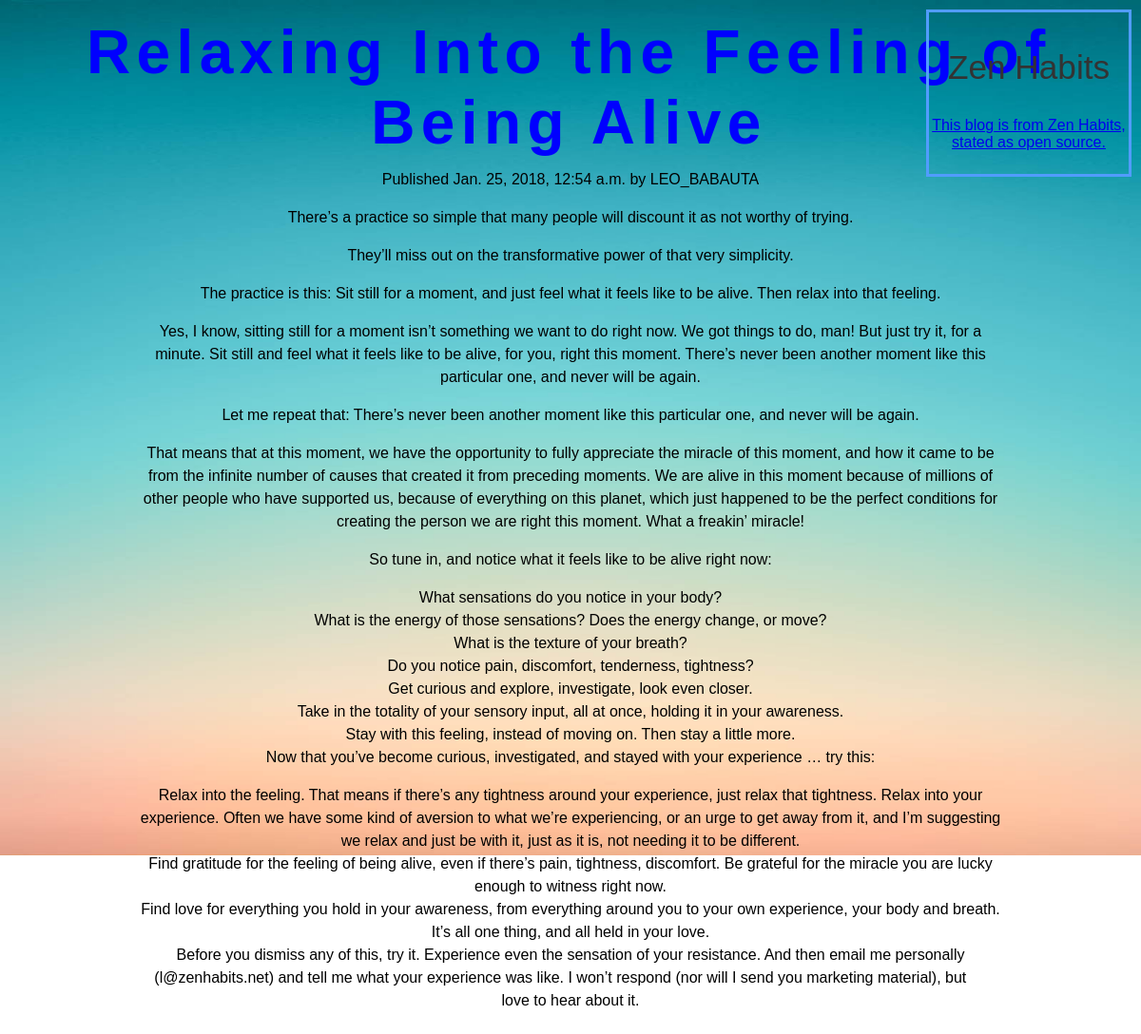
/blog/2018/01/25/relaxing-feeling-being-alive/, run on the app's committed database.
### blog/models.py (models this page shows, shortened)
class Post(models.Model):
    STATUS_CHOICES = (
        ('draft', 'Draft'),
        ('published', 'Published'),
    )
    title = models.CharField(max_length=250)
    slug = models.SlugField(max_length=250, unique_for_date='publish')
    author = models.ForeignKey(User, related_name='blog_posts', on_delete=models.DO_NOTHING)
    body = models.TextField()
    publish = models.DateTimeField(default=timezone.now)
    created = models.DateTimeField(auto_now_add=True, null=True)
    updated = models.DateTimeField(auto_now=True, null=True)
    status = models.CharField(max_length=10, choices=STATUS_CHOICES, default='draft')
    objects = models.Manager()
    published = PublishedManager()
    class Meta:
        ordering = ('-publish',)

### blog/views.py (the view)
def post_detail(request, year, month, day, post):
    post = get_object_or_404(Post, slug=post,
    status='published',
    publish__year=year,
    publish__month=month,
    publish__day=day)
    return render(request, 'blog/post/detail.html',{'post':post})

### blog/templates/blog/post/detail.html (shortened to what this page needs)
{% extends "blog/base.html" %}
{% block content %}
  <h1>{{ post.title }}</h1>
  <p class="date">Published {{ post.publish }} by {{ post.author }}</p>
  {{ post.body|linebreaks }}
{% endblock %}

### blog/static/blog.css (style rules this page uses)
#bg { background: white url("static/sgt.jpg"); background-size: 1800px 900px; background-repeat: no-repeat; background-position: top; background-attachment: fixed; }
h1 { font-size: 400%; color: #585858; letter-spacing: .1em; margin: 0 .05em 0 0; text-align: center; }
p { line-height: 1.5em; margin: .7em 0 1em 0; padding: 0 8em 0 8em; font-family: "proxima-nova", Helvetica, sans-serif; font-size: 1em; font-style: normal; font-weight: normal; text-align: center; color: #333; -webkit-font-smoothing: antialiased; }
body { font: normal 100% Helvetica,sans-serif; background-color: #fff; color: #000; padding: .6em; -webkit-font-smoothing: antialiased; }
h1 { color: blue; }
p { color: black; }

### data on the page
Post: title "Relaxing Into the Feeling of Being Alive", publish "Jan. 25, 2018, 12:54 a.m.", author "LEO_BABAUTA", body "There’s a practice so simple that many people will discount it as not worthy of trying. They’ll miss out on the transformative power of that very simplicity. The practice is this: Sit still for a moment, and just feel what it feels like to be alive. Then relax into that feeling. Yes, I know, sitting still for a moment isn’t something we want to do right now. We got things to do, man! But just try it, for a minute. Sit still and feel what it feels like to be alive, for you, right this moment. There’s never been another moment like this particular one, and never will be again. Let me repeat that: There’s never been another moment like this particular one, and never will be again. That means…"
